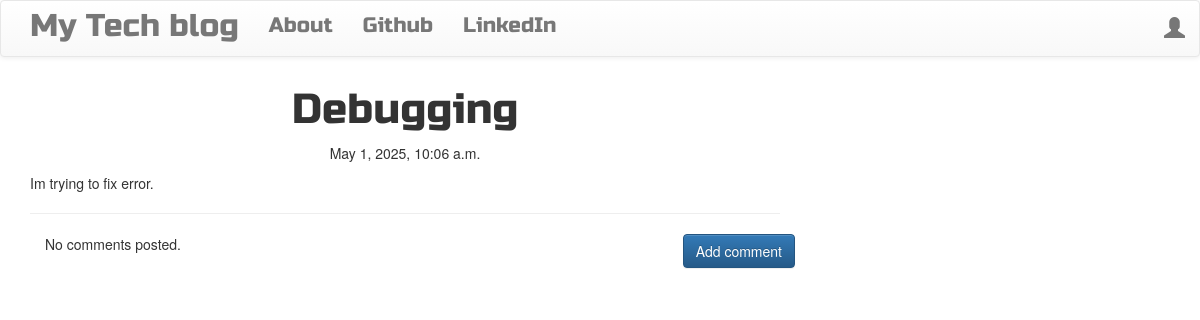
The app's page /post/2/ with its own data.
### blog/models.py (models this page shows, shortened)
class Post(models.Model):
    author = models.ForeignKey('auth.User',on_delete=models.CASCADE)
    title = models.CharField(max_length=200)
    text = models.TextField()
    created_date = models.DateTimeField(default=timezone.now())
    published_date = models.DateTimeField(blank=True, null=True)

### blog/views.py (the view)
# urls.py: path('post/<int:pk>/', views.PostDetailView.as_view(), name='post_detail'),  # URL for post detail view
class PostDetailView(DetailView):
    model = Post

### blog/templates/blog/post_detail.html (shortened to what this page needs)
{% extends 'blog/base.html' %} {% block content %}
<h1 class="posttitle loader">{{ post.title }}</h1>
{% if post.published_date %}
<div class="date postdate">{{ post.published_date }}</div>
{% else %}
<a class="btn btn-default" href="{% url 'post_publish' pk=post.pk %}"
  >Publish</a
>
{% endif %}
<p class="postcontent">{{ post.text|safe|linebreaksbr }}</p>
<hr />
<a
  class="btn btn-primary btn-comment"
  href="{% url 'add_comment_to_post' pk=post.pk %}"
  >Add comment</a
>
<div class="container">
  {% for comment in post.comments.all %}
  <br />
  {% if user.is_authenticated or comment.approved_comment %} {{
  comment.created_date }} {% if not comment.approved_comment %}
  <a class="btn btn-default" href="{% url 'comment_remove' pk=comment.pk %}"
    ><span class="glyphicon glyphicon-remove"></span
  ></a>
  <a class="btn btn-default" href="{% url 'comment_approve' pk=comment.pk %}"
    ><span class="glyphicon glyphicon-ok"></span
  ></a>
  {% endif %}
  <p>{{ comment.text|safe|linebreaks }}</p>
  <p>Posted by: <strong>{{ comment.author }}</strong></p>
  {% endif %} {% empty %}
  <p>No comments posted.</p>
  {% endfor %}
</div>
{% endblock %}

### blog/static/css/blog.css (style rules this page uses)
.postdate { text-align: center; }
.posttitle { font-family: 'Russo One', sans-serif; font-size: 3em; text-align: center; }
.postcontent { font-family: 'Montserrat'; font-size: 1.5em; }
.btn-comment { position: absolute; right: 0px; }
.loader { filter:hue-rotate(0deg); color: linear-gradient(45deg,#0f8,#08f); animation:hue 5000ms infinite linear; }

### records on screen
Post: title "Debugging", published_date "May 1, 2025, 10:06 a.m.", text "Im trying to fix error."
